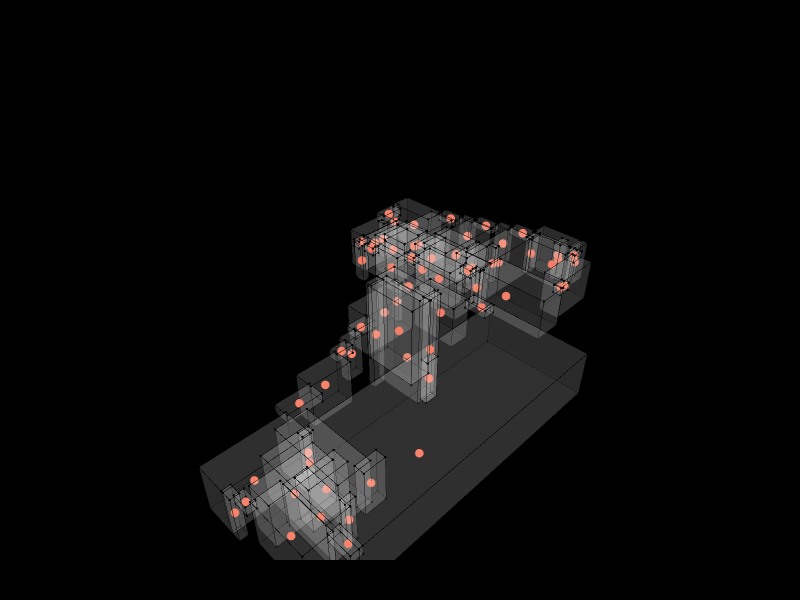

Source (notebook cell):
### Markdown cell above
## 8. Show the final result

### Code cell
Topology.Show(boxes, graph,
              faceOpacity=0.1,
              sagitta=0.15,
              absolute=False,
              backgroundColor="black",
              vertexSizeKey="size",
              vertexColorKey="color",
              edgeWidthKey="width",
              edgeColorKey="color",
              width=800,
              height=600,
              renderer=renderer)
